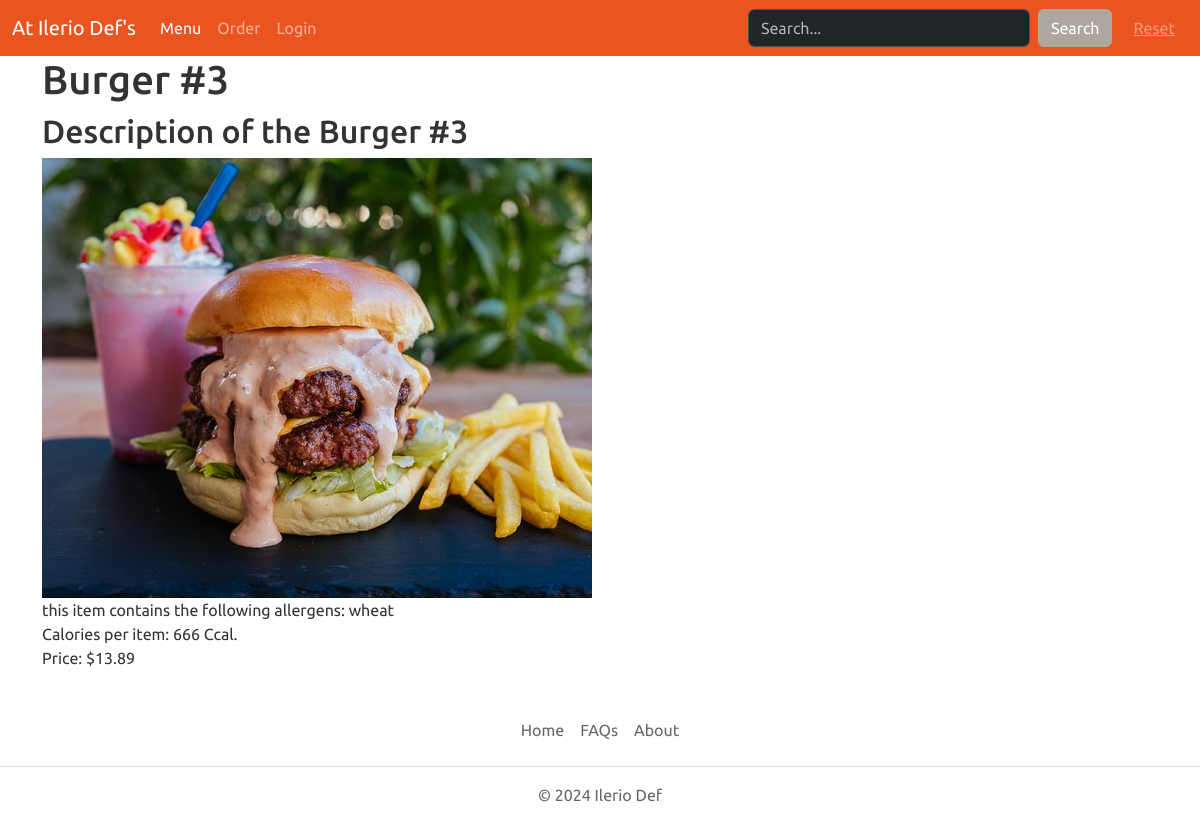
Screenshot of /item/6 with the database file from the repository.
### menu/models.py (models this page shows, shortened)
class Item(models.Model):
    name = models.CharField(max_length=50)
    description = models.TextField()
    calories = models.IntegerField()
    allergies = models.ManyToManyField(Allergen, blank=True)
    image = models.ImageField(blank=True)
    category = models.ForeignKey(Category, on_delete=models.CASCADE)
    price = models.DecimalField(max_digits=10, decimal_places=2)
    class Meta:
        ordering = ["category"]
    @property
    def get_allergens(self):
        allergens = Allergen.objects.filter(item__id=self.id)
        if allergens:
            allergens_list = []
            for allergen in allergens:
                allergens_list.append(allergen.name)
            return allergens_list
        return None
    @property
    def get_image_url(self):
        if self.image:
            return self.image.url
        else:
            return "https://placehold.co/600x400.png"

class Allergen(models.Model):
    name = models.CharField(max_length=50)

### menu/views.py (the view)
# urls.py: path("item/<int:pk>", ItemDetailView.as_view(), name="item"),
class ItemDetailView(DetailView):
    model = Item

### menu/templates/menu/item_detail.html
{% extends "core/base.html" %}
{% load static %}
{% block content %}
<h1>{{ item.name }}</h1>
<h2>{{ item.description }}</h2>
<div class="">
    <img class="img-fluid" src="{{ item.get_image_url }}">
</div>
{% if item.get_allergens %}
    <div class="">this item contains the following allergens: {{ item.get_allergens | join:"," }}</div>
    <div class="">Calories per item: {{ item.calories }} Ccal.</div>
    <div>Price: ${{ item.price }}</div>
{% endif %}
{% endblock %}

### rows the page displays
Item: name "Burger #3", description "Description of the Burger #3", get_image_url (picture), get_allergens "wheat", calories "666", price "13.89"
